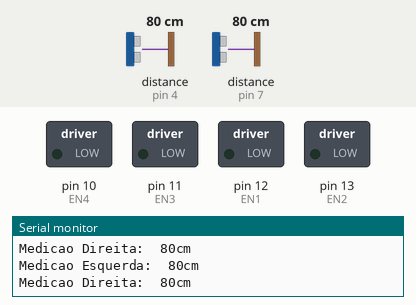
Bench run of a program on a simulated Arduino Uno, built with avr-gcc and run on an emulated ATmega328P. Parts: switched loads named in the program (green lamp = pin HIGH), the last lines printed to the serial monitor. Wiring (inferred from the names in the program): 2 × ultrasonic range finder: trigger pin 4, echo pin 4 / trigger pin 7, echo pin 7. Dashed ring = blinking. The test bench sets the inputs (shaded band); at power-on: distance to the obstacle (sensors on pin 4, pin 7) 80 cm. The echo pulse lasts 58.3 µs per cm.

Above: at 2.8 s.
2.9 s: distance to the obstacle (sensor on pin 4) set to 23 cm
7.2 s: distance to the obstacle (sensor on pin 4) set to 19 cm
At 10.8 s:
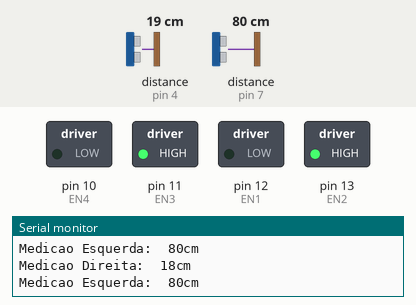
13.4 s: distance to the obstacle (sensor on pin 4) set to 35 cm
At 14.3 s:
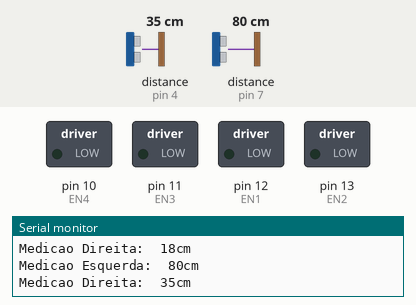
16.1 s: distance to the obstacle (sensor on pin 7) set to 23 cm
19.2 s: distance to the obstacle (sensor on pin 7) set to 18 cm
At 22.8 s:
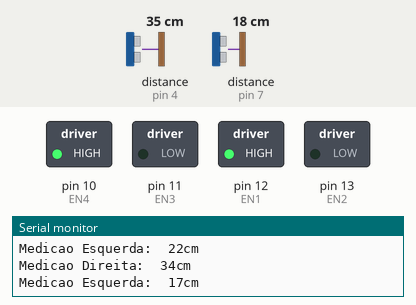
24.5 s: distance to the obstacle (sensor on pin 7) set to 35 cm
At 25.7 s:
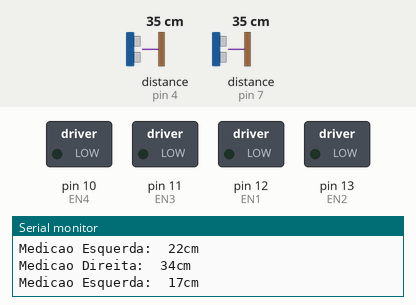
Timing chart, 0 to 27.5 s (numbered marks = the images above; inputs shaded):
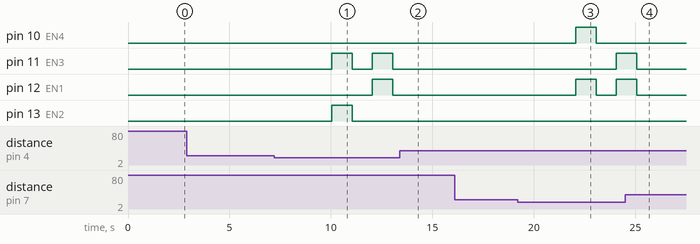

Measured:
- the behaviour switches between 21 and 20 cm on distance to the obstacle (sensor on pin 4) (found by bisection; images 0 and 1)
- the behaviour switches between 21 and 20 cm on distance to the obstacle (sensor on pin 7) (found by bisection; images 2 and 3)
- after the input at 7.2 s, pin 11 (EN3): alternates HIGH for 1.0 s and LOW for 1.0 s, starting after 2.8 s; pin 12 (EN1): LOW → HIGH after 4.8 s, → LOW 1.0 s later; pin 13 (EN2): LOW → HIGH after 2.8 s, → LOW 1.0 s later
- after the input at 13.4 s, pin 11 (EN3), pin 13 (EN2): stays LOW (without the input it goes to HIGH after 2.7 s)
- after the input at 19.2 s, pin 10 (EN4): LOW → HIGH after 2.9 s, → LOW 1.0 s later; pin 11 (EN3): LOW → HIGH after 4.9 s; pin 12 (EN1): LOW → HIGH after 2.9 s, → LOW 1.0 s later, → HIGH 1.0 s later
- after the input at 24.5 s, pin 10 (EN4): stays LOW (without the input it goes to HIGH after 3.6 s)

The program:

main.cpp
```cpp
#include <Arduino.h>

int cm = 0;
int cm1 = 0;
float leituraD;
float leituraE;
int sinalD = 4;
int sinalE = 7;

#define EN1 12
#define EN2 13
#define EN3 11
#define EN4 10

void readUltrasonicDistanceD()
{
  pinMode(sinalD, OUTPUT);
  digitalWrite(sinalD, LOW);
  delayMicroseconds(2);
  digitalWrite(sinalD, HIGH);
  delayMicroseconds(10);
  digitalWrite(sinalD, LOW);
  pinMode(sinalD, INPUT);

  leituraD = pulseIn(sinalD, HIGH);
}

void readUltrasonicDistanceE()
{
  pinMode(sinalE, OUTPUT);
  digitalWrite(sinalE, LOW);
  delayMicroseconds(2);
  digitalWrite(sinalE, HIGH);
  delayMicroseconds(10);
  digitalWrite(sinalE, LOW);
  pinMode(sinalE, INPUT);

  leituraE = pulseIn(sinalE, HIGH);
}

void setup()
{
  Serial.begin(9600);
  pinMode(EN1, OUTPUT);
  pinMode(EN2, OUTPUT);
  pinMode(EN3, OUTPUT);
  pinMode(EN4, OUTPUT);
  digitalWrite(EN1, LOW);
  digitalWrite(EN2, LOW);
  digitalWrite(EN3, LOW);
  digitalWrite(EN4, LOW);
}

void loop()
{
  readUltrasonicDistanceD();

  cm = 0.01723 * leituraD;

  Serial.print("Medicao Direita:  ");
  Serial.print(cm);
  Serial.println("cm");
  delay(1000);

  readUltrasonicDistanceE();

  cm1 = 0.01723 * leituraE;

  Serial.print("Medicao Esquerda:  ");
  Serial.print(cm1);
  Serial.println("cm");
  delay(1000);

  if (cm1 > 20 && cm > 20) // sem nenhuma parede dos lados > Fim do lbirinto motores parados
  {
    digitalWrite(EN1, 0);
    digitalWrite(EN2, 0);
    digitalWrite(EN3, 0);
    digitalWrite(EN4, 0);
  }
  else if (cm1 < 20 && cm > 20) // parede na esquerda
  {
    digitalWrite(EN1, 1);
    digitalWrite(EN2, 0);
    digitalWrite(EN3, 0);
    digitalWrite(EN4, 1);
    delay(1000);
    digitalWrite(EN1, 0);
    digitalWrite(EN2, 0);
    digitalWrite(EN3, 0);
    digitalWrite(EN4, 0);
    delay(1000);
    digitalWrite(EN1, 1);
    digitalWrite(EN2, 0);
    digitalWrite(EN3, 1);
    digitalWrite(EN4, 0);
    delay(1000);
    digitalWrite(EN1, 0);
    digitalWrite(EN2, 0);
    digitalWrite(EN3, 0);
    digitalWrite(EN4, 0);
    delay(1000);
  }
  else if (cm1 > 20 && cm < 20) // parede na direita
  {
    digitalWrite(EN1, 0);
    digitalWrite(EN2, 1);
    digitalWrite(EN3, 1);
    digitalWrite(EN4, 0);
    delay(1000);
    digitalWrite(EN1, 0);
    digitalWrite(EN2, 0);
    digitalWrite(EN3, 0);
    digitalWrite(EN4, 0);
    delay(1000);
    digitalWrite(EN1, 1);
    digitalWrite(EN2, 0);
    digitalWrite(EN3, 1);
    digitalWrite(EN4, 0);
    delay(1000);
    digitalWrite(EN1, 0);
    digitalWrite(EN2, 0);
    digitalWrite(EN3, 0);
    digitalWrite(EN4, 0);
    delay(1000);
  }
  else if (cm1 < 20 && cm < 20) // parede dos dois lados motores para frente
  {
    digitalWrite(EN1, 1);
    digitalWrite(EN2, 0);
    digitalWrite(EN3, 1);
    digitalWrite(EN4, 0);
    delay(2000);
  }

}
```
